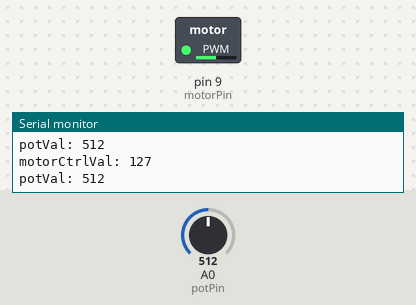
The sketch below on a simulated Arduino Uno, built with avr-gcc and run on an emulated ATmega328P. Parts: switched loads named in the sketch (green lamp = pin HIGH), the last lines printed to the serial monitor. The test bench sets the inputs (shaded band); at power-on: A0 (potPin) = 512.

Above: at 1.2 s.
1.3 s: A0 (potPin) set to 416
At 2.3 s:
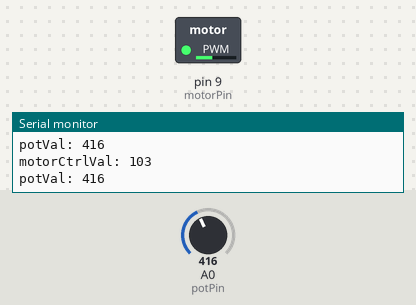
4.3 s: A0 (potPin) set to 389
At 5.6 s:
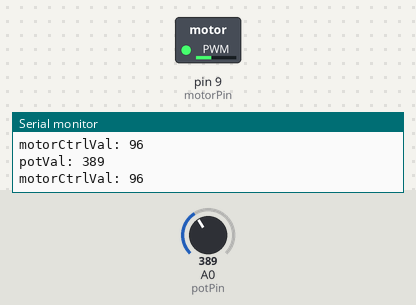
7.3 s: A0 (potPin) set to 1023
At 7.9 s:
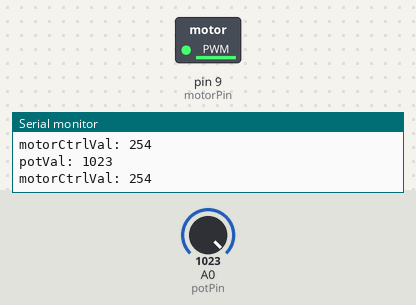
8.8 s: A0 (potPin) set to 983
At 9.4 s:
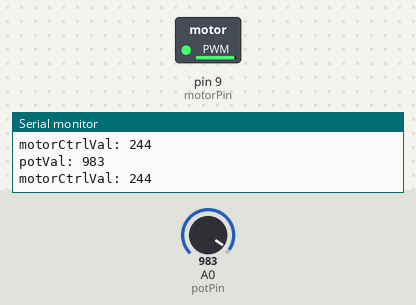
11.8 s: A0 (potPin) set to 122
At 12.6 s:
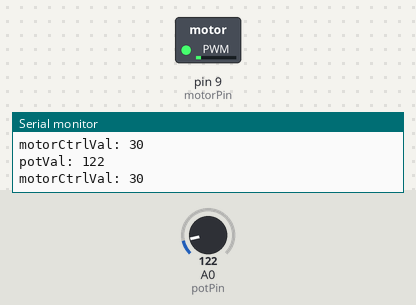
13.3 s: A0 (potPin) set to 716
At 14.4 s:
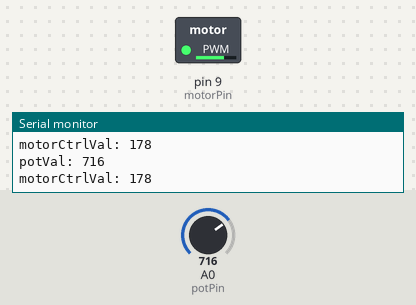
Timing chart, 0 to 15.8 s (numbered marks = the images above; inputs shaded):
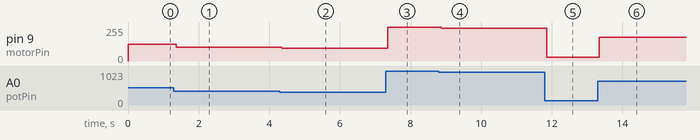

The sketch:

dc_1.ino
```cpp
/* DC Motor with potentiometer control
 * Theory and Practice of Tangible User Interfaces
 * Fall 2021
 */

int motorPin = 9;
int potPin = A0;

int potVal = 0;
int motorCtrlVal = 0;

void setup() {
  pinMode(potPin, INPUT);
  pinMode(motorPin, OUTPUT);
  Serial.begin(9600);
}

void loop() {
  potVal = analogRead(potPin);
  Serial.print("potVal: ");Serial.println(potVal);
  motorCtrlVal = map(potVal, 0, 1024, 0, 255);
  Serial.print("motorCtrlVal: ");
  Serial.println(motorCtrlVal);
  analogWrite(motorPin, motorCtrlVal);
}
```

Measured:
- after the input at 1.3 s, pin 9 (motorPin): 127/255 → 103/255 after 0.06 s
- after the input at 4.3 s, pin 9 (motorPin): 103/255 → 96/255 after 0.06 s
- after the input at 7.3 s, pin 9 (motorPin): 96/255 → 254/255 after 0.06 s
- after the input at 8.8 s, pin 9 (motorPin): 254/255 → 244/255 after 0.07 s
- after the input at 11.8 s, pin 9 (motorPin): 244/255 → 30/255 after 0.06 s
- after the input at 13.3 s, pin 9 (motorPin): 30/255 → 178/255 after 0.05 s
